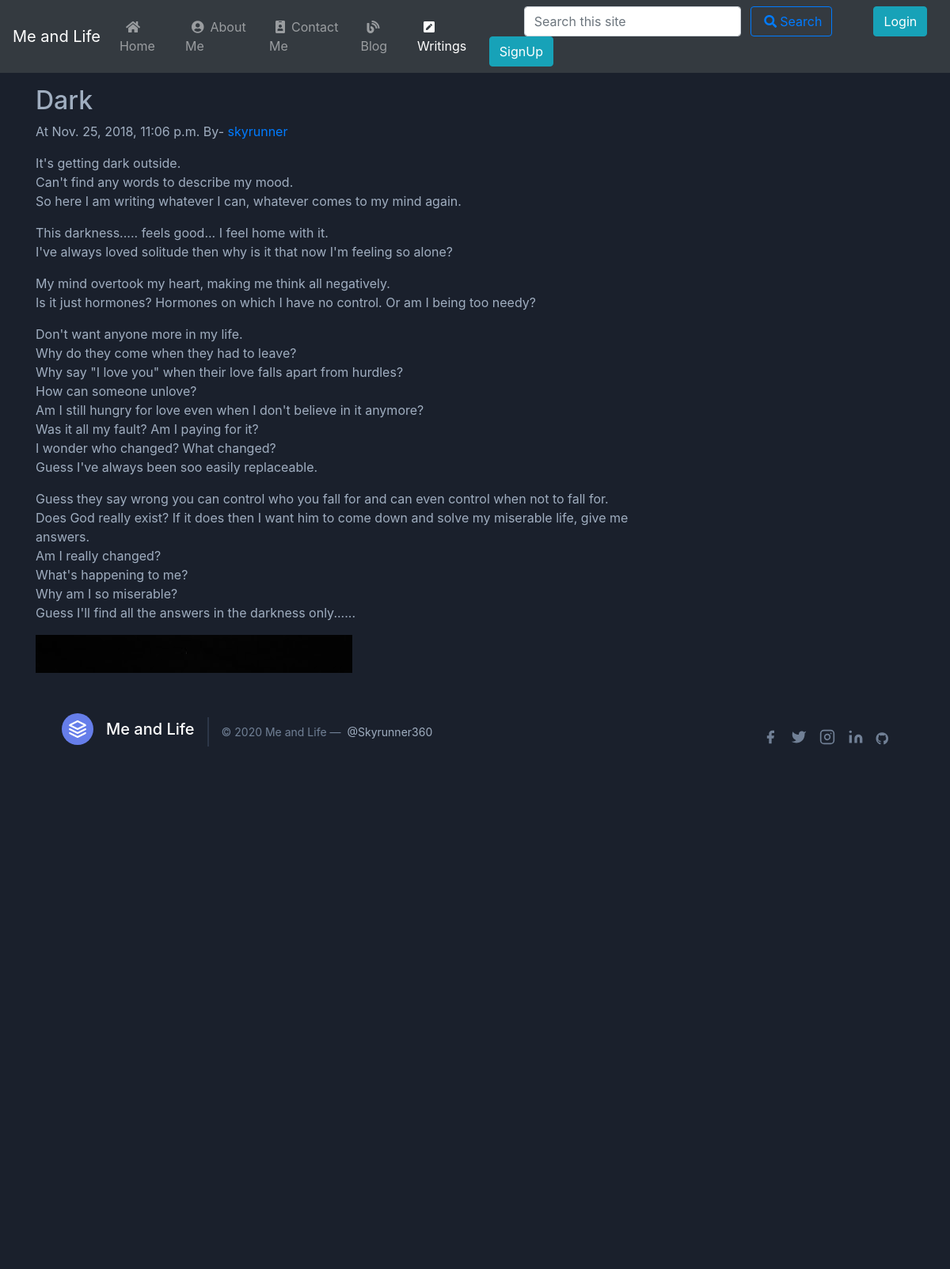
The page /writings/dark on the database its author committed.
### writings/models.py (models this page shows, shortened)
class Writing(models.Model):
    sno= models.AutoField(primary_key=True)
    title = models.CharField(max_length=200)
    content = models.TextField()
    views = models.IntegerField(default=0)
    category = models.CharField(max_length=13)
    author = models.CharField(max_length=100)
    slug = models.CharField(max_length=150,default=" ")
    timeStamp = models.DateTimeField(blank=True)
    img = models.ImageField(upload_to="writings/", blank=True)

### writings/views.py (the view)
# urls.py: path('<str:slug>', views.wPost, name="wPost"),
def wPost(request,slug):
    w = Writing.objects.filter(slug=slug).first()
    w.views = w.views+1
    w.save()
    comments = WComment.objects.filter(wpost=w, parent=None)
    replies = WComment.objects.filter(wpost=w).exclude(parent=None)
    replyDict = {}
    for reply in replies:
        if reply.parent.sno not in replyDict.keys():
            replyDict[reply.parent.sno] = [reply]
        else:
            replyDict[reply.parent.sno].append(reply)
    context = {'writings': w,'comments': comments,'user' : request.user,'replyDict' : replyDict}
    return render(request,'writings/wPost.html', context)

### templates/writings/wPost.html (shortened to what this page needs)
{% extends 'base.html' %}
{% block writingactive %}active
{% endblock writingactive %}
{% block body %}
{% load extras %}
<div class="text-gray-500 bg-gray-900 body-font pad">
<div class="blog-post container py-3">
<h2 class="blog-post-title" data-aos="fade-up"  data-aos-duration="3000">{{writings.title}}</h2>
<p class="blog-post-meta">At {{writings.timeStamp}} By- <a href="/about">{{writings.author}}</a></p>
<div class="text-gray-500" data-aos="fade-down"  data-aos-duration="3000">{{writings.content|wordwrap:100|linebreaks|safe}}</div>
<div class="container">
    <div class="fb-like my-2 text-gray-500 bg-gray-900 body-font" data-href="http://skyrunner360.pythonanywhere.com" data-width="" data-layout="standard" data-action="like" data-size="small" data-share="true"></div><br>
    <h2>Comments ({{comments.count}})</h2>
    <div class="my-2">
    {% if user.is_authenticated %}
     <form action="/writings/postComment" method="post">{% csrf_token %}
  <div class="form-group">
    <label for="comment">Post Comment</label>
    <input type="text" class="form-control" name="comment" placeholder ="Add a Comment">
  </div>
  <div class="form-group form-check">
    <input type="hidden" name="wSno" value="{{writings.sno}}">
    <input type="hidden" name="parentSno" value="">
  </div>
  <button type="submit" class="btn btn-secondary" value="submit">Comment</button>
</form>
    {% else %}
    <p>Please Login to post a Comment</p>
    {% endif %}
    </div>
{% for comment in comments %}
{% load humanize %}
{% endfor %}
</div>
</div>
</div>
{% endblock body %}

### rows shown on the page
Writing: title "Dark", timeStamp "Nov. 25, 2018, 11:06 p.m.", author "skyrunner", content "It's getting dark outside. Can't find any words to describe my mood. So here I am writing whatever I can, whatever comes to my mind again. This darkness..... feels good... I feel home with it. I've always loved solitude then why is it that now I'm feeling so alone? My mind overtook my heart, making me think all negatively. Is it just hormones? Hormones on which I have no control. Or am I being too needy? Don't want anyone more in my life. Why do they come when they had to leave? Why say \"I love you\" when their love falls apart from hurdles? How can someone unlove? Am I still hungry for love even when I don't believe in it anymore? Was it all my fault? Am I paying for it? I wonder who…"
